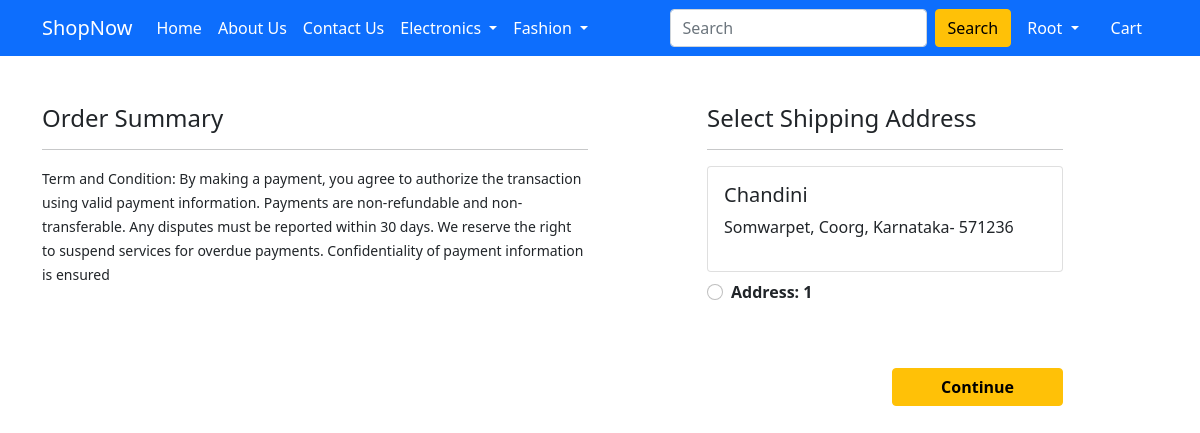
Screenshot of /checkout/ (signed in) with the database file from the repository.
### app/models.py (models this page shows, shortened)
class Customer(models.Model):
 user = models.ForeignKey(User, on_delete=models.CASCADE)
 name = models.CharField(max_length=200)
 locality = models.CharField(max_length=200)
 city = models.CharField(max_length=50)
 zipcode = models.IntegerField()
 state = models.CharField(choices=STATE_CHOICES, max_length=50)

### app/views.py (the view)
# urls.py: path('checkout/', views.checkout, name='checkout'),
@login_required
def checkout(request):
	user = request.user
	add = Customer.objects.filter(user=user)
	cart_items = Cart.objects.filter(user=request.user)
	return render(request, 'app/checkout.html', {'add':add, 'cart_items':cart_items})

### app/templates/app/checkout.html (shortened to what this page needs)
{% extends 'app/base.html' %}
{% load static %}
{% block main-content %}
<div class="container">
 <div class="row mt-5">
  <div class="col-sm-6">
    <h4>Order Summary</h4>
    <hr>
    <small>Term and Condition: By making a payment, you agree to authorize the transaction using valid payment information. Payments are non-refundable and non-transferable. Any disputes must be reported within 30 days. We reserve the right to suspend services for overdue payments. Confidentiality of payment information is ensured</small>
  </div>
  <div class="col-sm-4 offset-sm-1">
    <h4>Select Shipping Address</h4>
    <hr>
    <form action="/paymentdone">
    {% for ad in add %}
      <div class="card">
        <div class="card-body">
        <h5>{{ad.name}}</h5>
        <p>{{ad.locality}}, {{ad.city}}, {{ad.state}}- {{ad.zipcode}}</p>
        </div>
      </div>
        <div class="form-check mt-2 mb-5">
          <input class="form-check-input" type="radio" name="custid" id="custadd{{forloop.counter}}" value="{{ad.id}}">
          <label class="form-check-label fw-bold" for="custadd{{forloop.counter}}">
            Address: {{ forloop.counter }} </label>
        </div>
      {% endfor %}
        <div class="text-end">
          <button type="submit" class="btn btn-warning mt-3 px-5 fw-bold">Continue</button>
        </div>
      </form>
    </div>
  </div>
</div>
{% endblock main-content %}

### app/templates/app/base.html (shortened to what this page needs)
<!doctype html>
{% load static %}
<html lang="en">
  <head>
    <link href="https://cdn.jsdelivr.net/npm/bootstrap@5.0.0-beta1/dist/css/bootstrap.min.css" rel="stylesheet">
    <link rel="stylesheet" href="{% static 'app/css/owl.carousel.min.css' %}">
    <link rel="stylesheet" href="{% static 'app/css/all.min.css' %}">
    <link rel="stylesheet" href="{% static 'app/css/style.css' %}">
  </head>
  <body>
    <nav class="navbar navbar-expand-lg navbar-dark bg-primary">
     <div class="container">
       <a class="navbar-brand" href="/">ShopNow</a>
       <div class="collapse navbar-collapse" id="navbarSupportedContent">
         <ul class="navbar-nav me-auto mb-2 mb-lg-0">
           <li class="nav-item">
             <a class="nav-link active" aria-current="page" href="/">Home</a>
           </li>
           <li class="nav-item">
             <a class="nav-link active" aria-current="page" href="{% url 'about' %}">About Us</a>
           </li>
           <li class="nav-item">
             <a class="nav-link active" aria-current="page" href="{% url 'contact' %}">Contact Us</a>
           </li>
           <li class="nav-item dropdown">
             <a class="nav-link dropdown-toggle text-white" href="#" id="electronicsDropdown" role="button" data-bs-toggle="dropdown" aria-expanded="false">
               Electronics
             </a>
           </li>
           <li class="nav-item dropdown">
             <a class="nav-link dropdown-toggle text-white" href="#" id="fashionDropdown" role="button" data-bs-toggle="dropdown" aria-expanded="false">
               Fashion
             </a>
           </li>
         </ul>
         <form class="d-flex" action="{% url 'search' %}" method="GET">
          <input class="form-control me-2" type="search" name="q" placeholder="Search" aria-label="Search">
          <button class="btn btn-warning" type="submit">Search</button>
        </form>
         <div>
          <ul class="navbar-nav me-auto mb-2 mb-lg-0">
          {% if request.user.is_authenticated %}
           <li class="nav-item dropdown mx-2">
              <a class="nav-link dropdown-toggle text-white" href="#" id="profileDropdown" role="button" data-bs-toggle="dropdown" aria-expanded="false">
                {{request.user.username|capfirst}}
              </a>
            </li>
            <li class="nav-item mx-2">
              <a href="{% url 'showcart' %}" class="nav-link text-white"> Cart </a>
            </li>
            {% endif %}
          </ul>
         </div>
       </div>
     </div>
    </nav>
    {% block main-content %} {% endblock main-content %}
  </body>
</html>

### rows the page displays
Customer: name "Chandini", locality "Somwarpet", city "Coorg", state "Karnataka", zipcode "571236"

### other values shown
{{ request.user.username|capfirst }} "Root"
